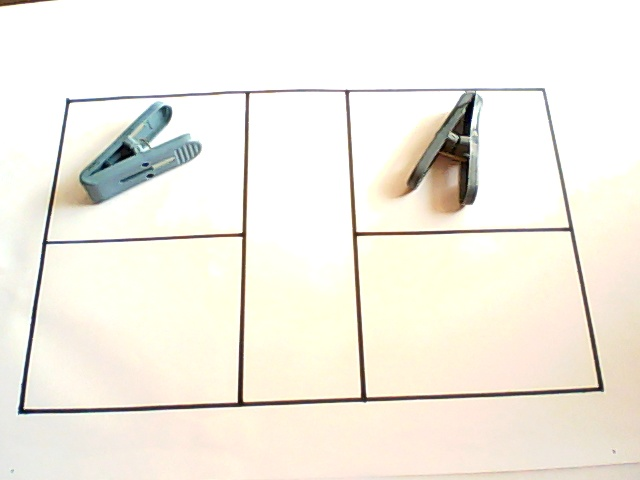
#> input picture CCTV parking slot/test program/image_default.jpeg, 640 x 480 px
$ python co-ordinate_check.py
#> lines starting #> are read from the running program, lines starting #| are printed output that depends on the picture
# -*- coding: utf-8 -*-

import cv2
import numpy as np
from matplotlib import pyplot as plt

img_org = cv2.imread('image_default.jpeg',0)
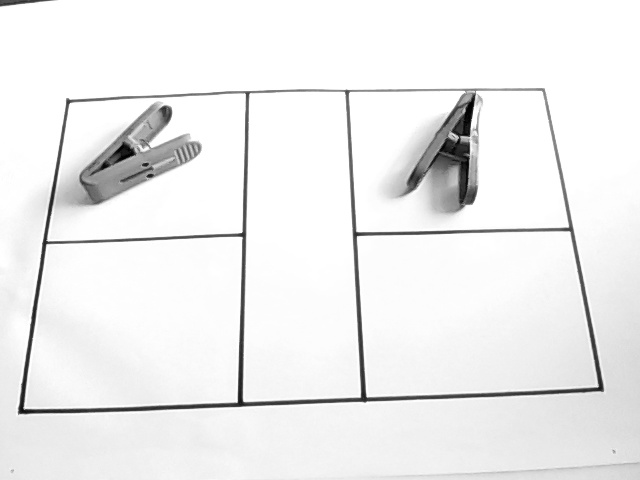
#> img_org: shape (480, 640); min 0, max 255, mean 238.5
edges_org = cv2.Canny(img_org,100,200)
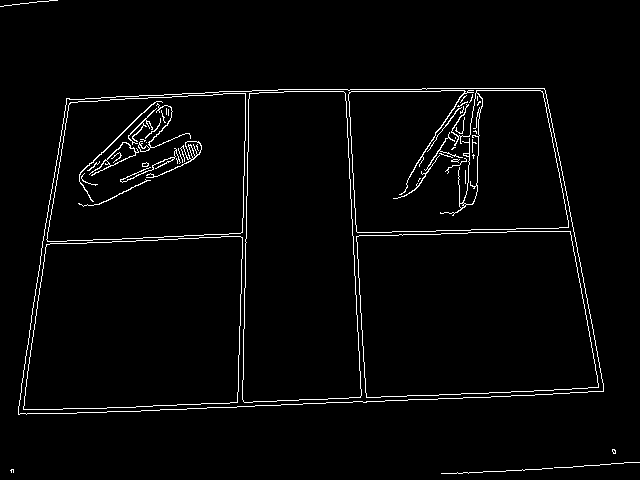
#> edges_org: shape (480, 640); 2.6% white in thin lines or dots

# [5 lines of commented-out code are left out]

plt.imshow(edges_org,cmap = 'gray')
plt.title('Check by tracing Cursor'), plt.xticks([]), plt.yticks([])
plt.show()
